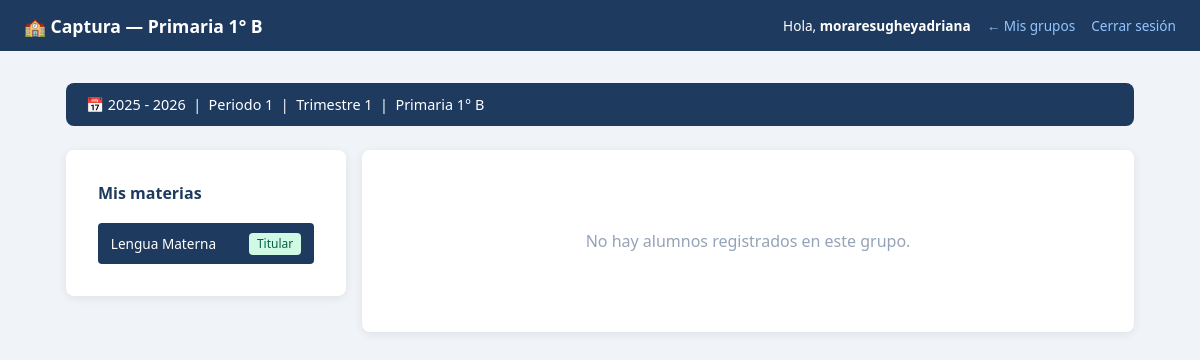
Page /maestro/captura.php?seccion=primaria&grado=1&grupo=B&asignacion_id=314 (signed in) on the committed database.
### tables this page shows
CREATE TABLE `ciclos_escolares` (
  `id` int(10) unsigned NOT NULL AUTO_INCREMENT,
  `nombre` varchar(30) NOT NULL,
  `fecha_inicio` date NOT NULL,
  `fecha_fin` date NOT NULL,
  `activo` tinyint(1) NOT NULL DEFAULT 0,
  `creado_en` timestamp NOT NULL DEFAULT current_timestamp(),
  PRIMARY KEY (`id`),
  UNIQUE KEY `nombre` (`nombre`)
);

CREATE TABLE `periodos_apertura` (
  `id` int(10) unsigned NOT NULL AUTO_INCREMENT,
  `ciclo_id` int(10) unsigned NOT NULL,
  `periodo` tinyint(3) unsigned NOT NULL COMMENT '1 al 6',
  `abierto` tinyint(1) NOT NULL DEFAULT 0,
  `abierto_en` datetime DEFAULT NULL,
  `cerrado_en` datetime DEFAULT NULL,
  PRIMARY KEY (`id`),
  UNIQUE KEY `uk_ciclo_periodo` (`ciclo_id`,`periodo`),
  CONSTRAINT `fk_periodo_ciclo` FOREIGN KEY (`ciclo_id`) REFERENCES `ciclos_escolares` (`id`)
);

CREATE TABLE `asignaciones` (
  `id` int(10) unsigned NOT NULL AUTO_INCREMENT,
  `ciclo_id` int(10) unsigned NOT NULL,
  `materia_id` int(10) unsigned NOT NULL,
  `campo_formativo_id` int(10) unsigned DEFAULT NULL COMMENT 'NULL para Higiene',
  `seccion` enum('maternal','preescolar','primaria','secundaria') NOT NULL,
  `grado` tinyint(3) unsigned NOT NULL,
  `grupo` varchar(10) NOT NULL DEFAULT 'A',
  `orden` tinyint(3) unsigned NOT NULL DEFAULT 0 COMMENT 'Orden en la boleta',
  `activo` tinyint(1) NOT NULL DEFAULT 1,
  `creado_en` datetime NOT NULL DEFAULT current_timestamp(),
  `created_at` timestamp NOT NULL DEFAULT current_timestamp(),
  PRIMARY KEY (`id`),
  UNIQUE KEY `uk_asignacion` (`ciclo_id`,`materia_id`,`seccion`,`grado`,`grupo`),
  KEY `fk_asig_materia` (`materia_id`),
  KEY `fk_asig_campo` (`campo_formativo_id`),
  CONSTRAINT `fk_asig_campo` FOREIGN KEY (`campo_formativo_id`) REFERENCES `campos_formativos` (`id`),
  CONSTRAINT `fk_asig_ciclo` FOREIGN KEY (`ciclo_id`) REFERENCES `ciclos_escolares` (`id`),
  CONSTRAINT `fk_asig_materia` FOREIGN KEY (`materia_id`) REFERENCES `materias` (`id`)
);

CREATE TABLE `materias` (
  `id` int(10) unsigned NOT NULL AUTO_INCREMENT,
  `nombre` varchar(80) NOT NULL,
  `campo_formativo_id` int(10) unsigned DEFAULT NULL,
  `es_ingles` tinyint(1) NOT NULL DEFAULT 0,
  `es_artes` tinyint(1) NOT NULL DEFAULT 0,
  `es_higiene` tinyint(1) NOT NULL DEFAULT 0,
  `es_disciplina` tinyint(1) NOT NULL DEFAULT 0,
  `es_ausencias` tinyint(1) NOT NULL DEFAULT 0,
  `grupo_visual` varchar(30) DEFAULT NULL COMMENT 'base|ciencias|ingles|artes|cocurriculares|higiene|disciplina|ausencias',
  `activo` tinyint(1) NOT NULL DEFAULT 1,
  `creado_en` datetime NOT NULL DEFAULT current_timestamp(),
  PRIMARY KEY (`id`),
  KEY `fk_materia_campo` (`campo_formativo_id`),
  CONSTRAINT `fk_materia_campo` FOREIGN KEY (`campo_formativo_id`) REFERENCES `campos_formativos` (`id`)
);

### models/CicloModel.php (called while the page is built, shortened)
<?php
class CicloModel {
    private mysqli $db;
    public function __construct(mysqli $db) {
        $this->db = $db;
    }
    public function obtenerActivo(): ?array {
        $res = $this->db->query(
            "SELECT id, nombre, fecha_inicio, fecha_fin
             FROM ciclos_escolares WHERE activo = 1 LIMIT 1"
        );
        return ($res && $res->num_rows > 0) ? $res->fetch_assoc() : null;
    }
}

### models/CalificacionModel.php (called while the page is built, shortened)
<?php
class CalificacionModel {
    private mysqli $db;
    public function __construct(mysqli $db) {
        $this->db = $db;
    }
    public function obtenerGruposDeProfesor(int $profesorId, int $cicloId): array {
        $stmt = $this->db->prepare("
            SELECT DISTINCT a.seccion, a.grado, a.grupo
            FROM asignaciones a
            JOIN asignacion_maestros am ON am.asignacion_id = a.id
            WHERE am.profesor_id = ? AND a.ciclo_id = ? AND a.activo = 1 AND am.activo = 1
            ORDER BY a.seccion, a.grado, a.grupo
        ");
        $stmt->bind_param('ii', $profesorId, $cicloId);
        $stmt->execute();
        return $stmt->get_result()->fetch_all(MYSQLI_ASSOC);
    }
    public function obtenerMateriasDeProfesor(int $profesorId, int $cicloId, string $seccion, int $grado, string $grupo): array {
        $stmt = $this->db->prepare("
            SELECT a.id AS asignacion_id,
                   m.nombre AS materia_nombre,
                   m.es_ingles,
                   m.es_artes,
                   m.es_higiene,
                   m.es_ausencias,
                   am.es_titular
            FROM asignaciones a
            JOIN materias m ON m.id = a.materia_id
            JOIN asignacion_maestros am ON am.asignacion_id = a.id
            WHERE am.profesor_id = ?
              AND a.ciclo_id = ?
              AND a.seccion = ?
              AND a.grado = ?
              AND a.grupo = ?
              AND a.activo = 1
              AND am.activo = 1
            ORDER BY a.orden ASC
        ");
        $stmt->bind_param('iisis', $profesorId, $cicloId, $seccion, $grado, $grupo);
        $stmt->execute();
        return $stmt->get_result()->fetch_all(MYSQLI_ASSOC);
    }
}

### models/ProfesorModel.php (called while the page is built, shortened)
<?php
class ProfesorModel {
    private mysqli $db;
    public function __construct(mysqli $db, UserModel $userModel) {
        $this->db        = $db;
    }
    public function obtenerPorUserId(int $userId): ?array {
        $stmt = $this->db->prepare(
            "SELECT * FROM profesores WHERE user_id = ? LIMIT 1"
        );
        $stmt->bind_param('i', $userId);
        $stmt->execute();
        $res = $stmt->get_result();
        return $res->num_rows > 0 ? $res->fetch_assoc() : null;
    }
}

### models/PeriodoAperturaModel.php (called while the page is built, shortened)
<?php
class PeriodoAperturaModel {
    private mysqli $db;
    public function __construct(mysqli $db) {
        $this->db = $db;
    }
    public function obtenerAbierto(int $cicloId): ?array {
        $stmt = $this->db->prepare("
            SELECT id, periodo FROM periodos_apertura
            WHERE ciclo_id = ? AND abierto = 1 LIMIT 1
        ");
        $stmt->bind_param('i', $cicloId);
        $stmt->execute();
        $res = $stmt->get_result();
        return $res->num_rows > 0 ? $res->fetch_assoc() : null;
    }
}

### maestro/captura.php (the view, shortened to what this page needs)
<?php
require_once __DIR__ . '/../models/ProfesorModel.php';
require_once __DIR__ . '/../models/CicloModel.php';
require_once __DIR__ . '/../models/PeriodoAperturaModel.php';
require_once __DIR__ . '/../models/CalificacionModel.php';
$db            = getConexion();
$profModelo    = new ProfesorModel($db, new UserModel($db));
$cicloModelo   = new CicloModel($db);
$periodoModelo = new PeriodoAperturaModel($db);
$calModelo     = new CalificacionModel($db);
$profesor = $profModelo->obtenerPorUserId((int)$_SESSION['user_id']);
$cicloActivo    = $cicloModelo->obtenerActivo();
$periodoAbierto = $cicloActivo ? $periodoModelo->obtenerAbierto((int)$cicloActivo['id']) : null;
$seccion = trim($_GET['seccion'] ?? '');
$grado   = (int)($_GET['grado']  ?? 0);
$grupo   = trim($_GET['grupo']   ?? '');
$periodo = (int)$periodoAbierto['periodo'];
$grupos      = $calModelo->obtenerGruposDeProfesor((int)$profesor['id'], (int)$cicloActivo['id']);
$materias = $calModelo->obtenerMateriasDeProfesor(
    (int)$profesor['id'], (int)$cicloActivo['id'], $seccion, $grado, $grupo
);
$materiaActual = null;
$asignacionId  = (int)($_GET['asignacion_id'] ?? $_POST['asignacion_id'] ?? 0);
if ($asignacionId > 0) {
    foreach ($materias as $m) {
        if ((int)$m['asignacion_id'] === $asignacionId) {
            $materiaActual = $m;
            break;
        }
    }
}
$alumnos     = [];
$esAusencias = false;
if ($materiaActual) {
    if (!empty($materiaActual['es_ausencias'])) {
        $alumnos     = $calModelo->obtenerAusencias(
            (int)$cicloActivo['id'], $periodo, $seccion, $grado, $grupo
        );
        $esAusencias = true;
    } else {
        $data     = $calModelo->obtenerAlumnosConCalificacionesPorAspecto(
            $asignacionId, $seccion, $grado, $grupo, $periodo
        );
        $alumnos  = $data['alumnos'];
    }
}
include __DIR__ . '/../includes/header.php';
?>
<main class="container">
  <div class="ciclo-banner">
    <span class="ciclo-banner__label">
      📅 <?= htmlspecialchars($cicloActivo['nombre']) ?>
      &nbsp;|&nbsp; Periodo <?= $periodo ?>
      &nbsp;|&nbsp; Trimestre <?= (int)ceil($periodo / 2) ?>
      &nbsp;|&nbsp; <?= ucfirst($seccion) ?> <?= $grado ?>° <?= $grupo ?>
    </span>
  </div>
  <div class="captura-layout">
    <aside class="materias-sidebar">
      <div class="card">
        <h3 class="section-title" style="font-size:1rem;">Mis materias</h3>
        <nav class="materias-nav">
          <?php foreach ($materias as $m): ?>
            <a href="captura.php?seccion=<?= $seccion ?>&grado=<?= $grado ?>&grupo=<?= $grupo ?>&asignacion_id=<?= $m['asignacion_id'] ?>"
               class="materia-nav-link <?= ((int)$m['asignacion_id'] === $asignacionId) ? 'active' : '' ?>">
              <?= htmlspecialchars($m['materia_nombre']) ?>
              <?php if (!empty($m['es_titular'])): ?>
                <span class="badge badge--active">Titular</span>
              <?php endif; ?>
            </a>
          <?php endforeach; ?>
        </nav>
      </div>
    </aside>
    <section class="captura-main">
      <?php if (!$materiaActual): ?>
        <div class="card">
          <p class="empty-state">Selecciona una materia del menú para capturar calificaciones.</p>
        </div>
      <?php elseif (empty($alumnos)): ?>
        <div class="card">
          <p class="empty-state">No hay alumnos registrados en este grupo.</p>
        </div>
      <?php endif; ?>
    </section>
  </div>
</main>
<?php include __DIR__ . '/../includes/footer.php'; ?>

### css/style.css (style rules this page uses)
:root { --color-primary: #1e3a5f; --color-primary-h: #2d5282; --color-accent: #3b82f6; --color-bg: #f0f4f8; --color-surface: #ffffff; --color-border: #e2e8f0; --color-text: #334155; --color-muted: #64748b; --color-placeholder:#94a3b8; --color-success-bg: #d1fae5; --color-success-tx: #065f46; --color-error-bg: #fee2e2; --color-error-tx: #991b1b; --color-warn-bg: #fef3c7; --color-warn-tx: #92400e; --color-info-bg: #eff6ff; --color-info-tx: #1e3a5f; --color-badge-bg: #dbeafe; --color-badge-tx: #1d4ed8; --radius: 8px; --radius-sm: 4px; --shadow: 0 2px 10px rgba(0,0,0,.08); --shadow-lg: 0 6px 18px rgba(0,0,0,.12); --font: 'Segoe UI', system-ui, sans-serif; }
*, *::before, *::after { box-sizing: border-box; margin: 0; padding: 0; }
body { font-family: var(--font); background: var(--color-bg); color: var(--color-text); min-height: 100vh; }
.container { max-width: 1100px; margin: 2rem auto; padding: 0 1rem; }
.card { background: var(--color-surface); border-radius: var(--radius); box-shadow: var(--shadow); padding: 2rem; }
.section-title { color: var(--color-primary); margin-bottom: 1.2rem; font-size: 1.25rem; }
.badge { display: inline-block; background: var(--color-badge-bg); color: var(--color-badge-tx); border-radius: var(--radius-sm); padding: .15rem .5rem; font-size: .75rem; }
.badge--active { background: #d1fae5; color: #065f46; }
.empty-state { text-align: center; padding: 3rem; color: var(--color-placeholder); }
.ciclo-banner { display: flex; align-items: center; gap: .75rem; background: var(--color-primary); color: #fff; border-radius: var(--radius); padding: .75rem 1.25rem; margin-bottom: 1.5rem; font-size: .9rem; }
.ciclo-banner__label { flex: 1; }
.captura-layout { display: grid; grid-template-columns: 240px 1fr; gap: 1.5rem; align-items: start; }
.materias-sidebar { position: sticky; top: 1rem; }
.materias-nav { display: flex; flex-direction: column; gap: 0.3rem; }
.materia-nav-link { display: flex; justify-content: space-between; align-items: center; padding: 0.6rem 0.8rem; background: #f1f5f9; border-radius: var(--radius-sm); text-decoration: none; color: var(--color-text); font-size: 0.85rem; transition: all 0.15s; }
.materia-nav-link.active { background: var(--color-primary); color: white; }

### maestro/captura.php (style rules this page uses)
.captura-layout { display:flex; gap:1rem; }
.materias-sidebar { width:280px; flex-shrink:0; }
.captura-main { flex:1; min-width:0; }

### rows in the picture
ciclos_escolares: nombre "2025 - 2026"
periodos_apertura: periodo "1"
asignaciones: materia.nombre "Lengua Materna"

### other values in the picture
$pageTitle "Captura — Primaria 1° B"
$_SESSION['username'] "moraresugheyadriana"
$backLabel "← Mis grupos"
$periodo "1"
ceil($periodo / 2) "1"
$seccion "Primaria"
$grupo "B"
